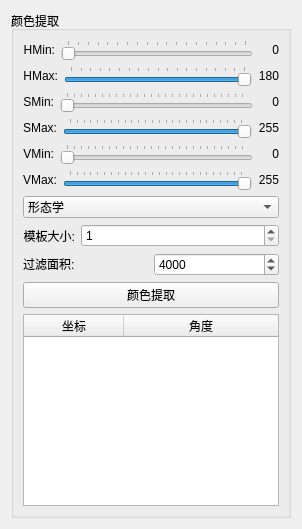
          <widget class="QWidget" name="tabColor">
           <attribute name="title">
            <string>颜色提取</string>
           </attribute>
           <layout class="QGridLayout" name="gridLayout_4">
            <item row="0" column="0">
             <widget class="QGroupBox" name="groupBox_4">
              <property name="styleSheet">
               <string notr="true"/>
              </property>
              <property name="title">
               <string>颜色提取</string>
              </property>
              <layout class="QGridLayout" name="gridLayout_3">
               <item row="0" column="0">
                <layout class="QVBoxLayout" name="verticalLayout_3">
                 <item>
                  <layout class="QHBoxLayout" name="horizontalLayout_5">
                   <item>
                    <widget class="QLabel" name="label_4">
                     <property name="styleSheet">
                      <string notr="true">font-color:white</string>
                     </property>
                     <property name="text">
                      <string>HMin:</string>
                     </property>
                     <property name="alignment">
                      <set>Qt::AlignRight|Qt::AlignTrailing|Qt::AlignVCenter</set>
                     </property>
                    </widget>
                   </item>
                   <item>
                    <widget class="QSlider" name="HMinSlider">
                     <property name="maximum">
                      <number>180</number>
                     </property>
                     <property name="orientation">
                      <enum>Qt::Horizontal</enum>
                     </property>
                     <property name="tickPosition">
                      <enum>QSlider::TicksAbove</enum>
                     </property>
                    </widget>
                   </item>
                   <item>
                    <widget class="QLabel" name="HMinValue">
                     <property name="minimumSize">
                      <size>
                       <width>20</width>
                       <height>0</height>
                      </size>
                     </property>
                     <property name="text">
                      <string>0</string>
                     </property>
                     <property name="alignment">
                      <set>Qt::AlignRight|Qt::AlignTrailing|Qt::AlignVCenter</set>
                     </property>
                    </widget>
                   </item>
                  </layout>
                 </item>
                 <item>
                  <layout class="QHBoxLayout" name="horizontalLayout_8">
                   <item>
                    <widget class="QLabel" name="label_5">
                     <property name="text">
                      <string>HMax:</string>
                     </property>
                     <property name="alignment">
                      <set>Qt::AlignRight|Qt::AlignTrailing|Qt::AlignVCenter</set>
                     </property>
                    </widget>
                   </item>
                   <item>
                    <widget class="QSlider" name="HMaxSlider">
                     <property name="maximum">
                      <number>180</number>
                     </property>
                     <property name="value">
                      <number>180</number>
                     </property>
                     <property name="orientation">
                      <enum>Qt::Horizontal</enum>
                     </property>
                     <property name="tickPosition">
                      <enum>QSlider::TicksAbove</enum>
                     </property>
                    </widget>
                   </item>
                   <item>
                    <widget class="QLabel" name="HMaxValue">
                     <property name="minimumSize">
                      <size>
                       <width>20</width>
                       <height>0</height>
                      </size>
                     </property>
                     <property name="text">
                      <string>180</string>
                     </property>
                     <property name="alignment">
                      <set>Qt::AlignRight|Qt::AlignTrailing|Qt::AlignVCenter</set>
                     </property>
                    </widget>
                   </item>
                  </layout>
                 </item>
                 <item>
                  <layout class="QHBoxLayout" name="horizontalLayout_6">
                   <item>
                    <widget class="QLabel" name="label_6">
                     <property name="text">
                      <string>SMin:</string>
                     </property>
                     <property name="alignment">
                      <set>Qt::AlignRight|Qt::AlignTrailing|Qt::AlignVCenter</set>
                     </property>
                    </widget>
                   </item>
                   <item>
                    <widget class="QSlider" name="SMinSlider">
                     <property name="maximum">
                      <number>255</number>
                     </property>
                     <property name="orientation">
                      <enum>Qt::Horizontal</enum>
                     </property>
                     <property name="tickPosition">
                      <enum>QSlider::TicksAbove</enum>
                     </property>
                    </widget>
                   </item>
                   <item>
                    <widget class="QLabel" name="SMinValue">
                     <property name="minimumSize">
                      <size>
                       <width>20</width>
                       <height>0</height>
                      </size>
                     </property>
                     <property name="text">
                      <string>0</string>
                     </property>
                     <property name="alignment">
                      <set>Qt::AlignRight|Qt::AlignTrailing|Qt::AlignVCenter</set>
                     </property>
                    </widget>
                   </item>
                  </layout>
                 </item>
                 <item>
                  <layout class="QHBoxLayout" name="horizontalLayout_9">
                   <item>
                    <widget class="QLabel" name="label_7">
                     <property name="text">
                      <string>SMax:</string>
                     </property>
                     <property name="alignment">
                      <set>Qt::AlignRight|Qt::AlignTrailing|Qt::AlignVCenter</set>
                     </property>
                    </widget>
                   </item>
                   <item>
                    <widget class="QSlider" name="SMaxSlider">
                     <property name="maximum">
                      <number>255</number>
                     </property>
                     <property name="value">
                      <number>255</number>
                     </property>
                     <property name="orientation">
                      <enum>Qt::Horizontal</enum>
                     </property>
                     <property name="tickPosition">
                      <enum>QSlider::TicksAbove</enum>
                     </property>
                    </widget>
                   </item>
                   <item>
                    <widget class="QLabel" name="SMaxValue">
                     <property name="minimumSize">
                      <size>
                       <width>20</width>
                       <height>0</height>
                      </size>
                     </property>
                     <property name="text">
                      <string>255</string>
                     </property>
                     <property name="alignment">
                      <set>Qt::AlignRight|Qt::AlignTrailing|Qt::AlignVCenter</set>
                     </property>
                    </widget>
                   </item>
                  </layout>
                 </item>
                 <item>
                  <layout class="QHBoxLayout" name="horizontalLayout_7">
                   <item>
                    <widget class="QLabel" name="label_8">
                     <property name="text">
                      <string>VMin:</string>
                     </property>
                     <property name="alignment">
                      <set>Qt::AlignRight|Qt::AlignTrailing|Qt::AlignVCenter</set>
                     </property>
                    </widget>
                   </item>
                   <item>
                    <widget class="QSlider" name="VMinSlider">
                     <property name="maximum">
                      <number>255</number>
                     </property>
                     <property name="orientation">
                      <enum>Qt::Horizontal</enum>
                     </property>
                     <property name="tickPosition">
                      <enum>QSlider::TicksAbove</enum>
                     </property>
                    </widget>
                   </item>
                   <item>
                    <widget class="QLabel" name="VMinValue">
                     <property name="minimumSize">
                      <size>
                       <width>20</width>
                       <height>0</height>
                      </size>
                     </property>
                     <property name="text">
                      <string>0</string>
                     </property>
                     <property name="alignment">
                      <set>Qt::AlignRight|Qt::AlignTrailing|Qt::AlignVCenter</set>
                     </property>
                    </widget>
                   </item>
                  </layout>
                 </item>
                 <item>
                  <layout class="QHBoxLayout" name="horizontalLayout_10">
                   <item>
                    <widget class="QLabel" name="label_9">
                     <property name="text">
                      <string>VMax:</string>
                     </property>
                     <property name="alignment">
                      <set>Qt::AlignRight|Qt::AlignTrailing|Qt::AlignVCenter</set>
                     </property>
                    </widget>
                   </item>
                   <item>
                    <widget class="QSlider" name="VMaxSlider">
                     <property name="maximum">
                      <number>255</number>
                     </property>
                     <property name="value">
                      <number>255</number>
                     </property>
                     <property name="orientation">
                      <enum>Qt::Horizontal</enum>
                     </property>
                     <property name="tickPosition">
                      <enum>QSlider::TicksAbove</enum>
                     </property>
                    </widget>
                   </item>
                   <item>
                    <widget class="QLabel" name="VMaxValue">
                     <property name="minimumSize">
                      <size>
                       <width>20</width>
                       <height>0</height>
                      </size>
                     </property>
                     <property name="text">
                      <string>255</string>
                     </property>
                     <property name="alignment">
                      <set>Qt::AlignRight|Qt::AlignTrailing|Qt::AlignVCenter</set>
                     </property>
                    </widget>
                   </item>
                  </layout>
                 </item>
                 <item>
                  <widget class="QComboBox" name="HSVShapeHandle">
                   <item>
                    <property name="text">
                     <string>形态学</string>
                    </property>
                   </item>
                   <item>
                    <property name="text">
                     <string>腐蚀</string>
                    </property>
                   </item>
                   <item>
                    <property name="text">
                     <string>膨胀</string>
                    </property>
                   </item>
                   <item>
                    <property name="text">
                     <string>开运算</string>
                    </property>
                   </item>
                   <item>
                    <property name="text">
                     <string>闭运算</string>
                    </property>
                   </item>
                   <item>
                    <property name="text">
                     <string>梯度运算</string>
                    </property>
                   </item>
                   <item>
                    <property name="text">
                     <string>顶帽</string>
                    </property>
                   </item>
                   <item>
                    <property name="text">
                     <string>黑帽</string>
                    </property>
                   </item>
                  </widget>
                 </item>
                 <item>
                  <layout class="QHBoxLayout" name="horizontalLayout_26" stretch="0,1">
                   <item>
                    <widget class="QLabel" name="label_24">
                     <property name="text">
                      <string>模板大小:</string>
                     </property>
                     <property name="alignment">
                      <set>Qt::AlignRight|Qt::AlignTrailing|Qt::AlignVCenter</set>
                     </property>
                    </widget>
                   </item>
                   <item>
                    <widget class="QSpinBox" name="HSVSizeDilation">
                     <property name="focusPolicy">
                      <enum>Qt::NoFocus</enum>
                     </property>
                     <property name="inputMethodHints">
                      <set>Qt::ImhNone</set>
                     </property>
                     <property name="readOnly">
                      <bool>false</bool>
                     </property>
                     <property name="buttonSymbols">
                      <enum>QAbstractSpinBox::UpDownArrows</enum>
                     </property>
                     <property name="accelerated">
                      <bool>false</bool>
                     </property>
                     <property name="minimum">
                      <number>1</number>
                     </property>
                     <property name="singleStep">
                      <number>2</number>
                     </property>
                     <property name="value">
                      <number>1</number>
                     </property>
                    </widget>
                   </item>
                  </layout>
                 </item>
                 <item>
                  <layout class="QHBoxLayout" name="horizontalLayout_28">
                   <item>
                    <widget class="QLabel" name="label_26">
                     <property name="text">
                      <string>&lt;html&gt;&lt;head/&gt;&lt;body&gt;&lt;p&gt;过滤面积:&lt;/p&gt;&lt;/body&gt;&lt;/html&gt;</string>
                     </property>
                    </widget>
                   </item>
                   <item>
                    <widget class="QSpinBox" name="HSVSpinBoxArea">
                     <property name="maximum">
                      <number>999999999</number>
                     </property>
                     <property name="value">
                      <number>4000</number>
                     </property>
                    </widget>
                   </item>
                  </layout>
                 </item>
                 <item>
                  <widget class="QPushButton" name="HSV">
                   <property name="text">
                    <string>颜色提取</string>
                   </property>
                  </widget>
                 </item>
                 <item>
                  <widget class="QTableWidget" name="HSVTableWidget">
                   <property name="styleSheet">
                    <string notr="true"/>
                   </property>
                   <attribute name="horizontalHeaderStretchLastSection">
                    <bool>true</bool>
                   </attribute>
                   <column>
                    <property name="text">
                     <string>坐标</string>
                    </property>
                   </column>
                   <column>
                    <property name="text">
                     <string>角度</string>
                    </property>
                   </column>
                  </widget>
                 </item>
                </layout>
               </item>
              </layout>
             </widget>
            </item>
           </layout>
          </widget>
